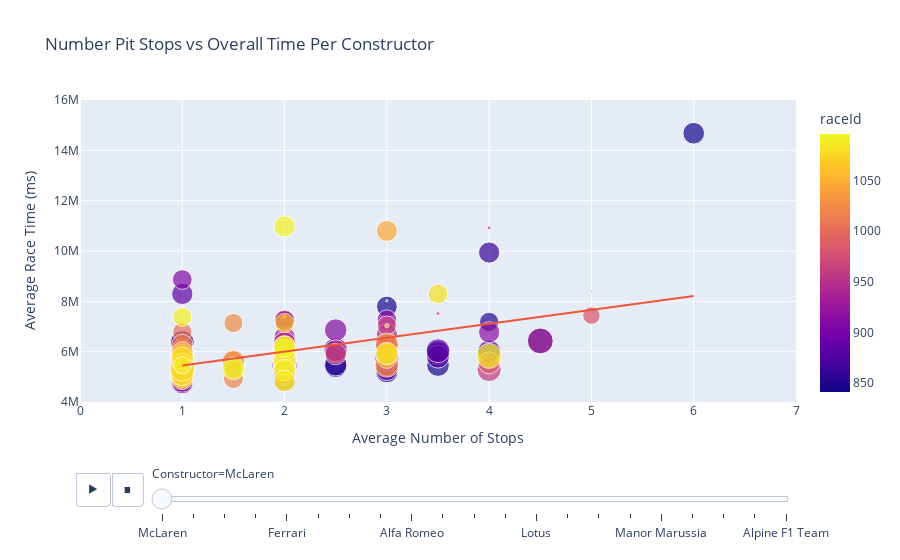

The notebook cell this image was saved under:
### Markdown cell above
Results

### Code cell
import plotly.express as px

df = g_one
df['inv_stop_length'] = df['avg_stop_length'].apply(lambda x: (1/x)*10000000)
# The inverse stop length creates a larger bubble for a shorter avg. pit stop duration
# Note the multiplication factor allows the min value (the longest pit stop duration to be greater than 1 for graphing purposes)

fig = px.scatter(df, x="avg_num_stops", y="avg_time", animation_frame="Constructor", animation_group="raceId",
           size="inv_stop_length", color="raceId", hover_name="year",
           range_x=[0, 7], range_y=[4000000, 16000000],
           title= "Number Pit Stops vs Overall Time Per Constructor",
           labels={
            "avg_num_stops": "Average Number of Stops",
            "avg_time": "Average Race Time (ms)"
            },
            trendline='ols'
        )
fig.show()

# Fig 2 used to calculate overall trendline + statistical significance (not graphed)
fig2 = px.scatter(df, x="avg_num_stops", y="avg_time", trendline='ols', trendline_scope="overall")
results = px.get_trendline_results(fig2)
results = results.iloc[0]["px_fit_results"].summary()
print(results)

### Figure 1 — Plotly figure (JSON) as saved in the notebook; plotly's stock layout.template omitted (floating-point values rounded to 4 significant figures; data arrays with more than 128 entries replaced by an {"elided": "..."} marker saying what was removed)
{"data": [{"hovertemplate": "<b>%{hovertext}</b><br><br>Constructor=McLaren<br>Average Number of Stops=%{x}<br>Average Race Time (ms)=%{y}<br>inv_stop_length=%{marker.size}<br>raceId=%{marker.color}<extra></extra>", "hovertext": {"elided": "157 int values"}, "ids": {"elided": "157 int values"}, "legendgroup": "", "marker": {"color": {"elided": "157 int values"}, "coloraxis": "coloraxis", "size": {"elided": "157 float values"}, "sizemode": "area", "sizeref": 1.789, "symbol": "circle"}, "mode": "markers", "name": "", "orientation": "v", "showlegend": false, "type": "scatter", "x": {"elided": "157 float values"}, "xaxis": "x", "y": {"elided": "157 float values"}, "yaxis": "y"}, {"hovertemplate": "<b>OLS trendline</b><br>avg_time = 551839 * avg_num_stops + 4.89789e+06<br>R<sup>2</sup>=0.183541<br><br>Constructor=McLaren<br>Average Number of Stops=%{x}<br>Average Race Time (ms)=%{y} <b>(trend)</b><extra></extra>", "legendgroup": "", "marker": {"symbol": "circle"}, "mode": "lines", "name": "", "showlegend": false, "type": "scatter", "x": {"elided": "157 float values"}, "xaxis": "x", "y": {"elided": "157 float values"}, "yaxis": "y"}], "layout": {"coloraxis": {"colorbar": {"title": {"text": "raceId"}}, "colorscale": [[0, "#0d0887"], [0.1111, "#46039f"], [0.2222, "#7201a8"], [0.3333, "#9c179e"], [0.4444, "#bd3786"], [0.5556, "#d8576b"], [0.6667, "#ed7953"], [0.7778, "#fb9f3a"], [0.8889, "#fdca26"], [1, "#f0f921"]]}, "legend": {"itemsizing": "constant", "tracegroupgap": 0}, "sliders": [{"active": 0, "currentvalue": {"prefix": "Constructor="}, "len": 0.9, "pad": {"b": 10, "t": 60}, "steps": [{"args": [["McLaren"], {"frame": {"duration": 0, "redraw": false}, "fromcurrent": true, "mode": "immediate", "transition": {"duration": 0, "easing": "linear"}}], "label": "McLaren", "method": "animate"}, {"args": [["Williams"], {"frame": {"duration": 0, "redraw": false}, "fromcurrent": true, "mode": "immediate", "transition": {"duration": 0, "easing": "linear"}}], "label": "Williams", "method": "animate"}, {"args": [["Renault"], {"frame": {"duration": 0, "redraw": false}, "fromcurrent": true, "mode": "immediate", "transition": {"duration": 0, "easing": "linear"}}], "label": "Renault", "method": "animate"}, {"args": [["Toro Rosso"], {"frame": {"duration": 0, "redraw": false}, "fromcurrent": true, "mode": "immediate", "transition": {"duration": 0, "easing": "linear"}}], "label": "Toro Rosso", "method": "animate"}, {"args": [["Ferrari"], {"frame": {"duration": 0, "redraw": false}, "fromcurrent": true, "mode": "immediate", "transition": {"duration": 0, "easing": "linear"}}], "label": "Ferrari", "method": "animate"}, {"args": [["Red Bull"], {"frame": {"duration": 0, "redraw": false}, "fromcurrent": true, "mode": "immediate", "transition": {"duration": 0, "easing": "linear"}}], "label": "Red Bull", "method": "animate"}, {"args": [["Force India"], {"frame": {"duration": 0, "redraw": false}, "fromcurrent": true, "mode": "immediate", "transition": {"duration": 0, "easing": "linear"}}], "label": "Force India", "method": "animate"}, {"args": [["Sauber"], {"frame": {"duration": 0, "redraw": false}, "fromcurrent": true, "mode": "immediate", "transition": {"duration": 0, "easing": "linear"}}], "label": "Sauber", "method": "animate"}, {"args": [["Alfa Romeo"], {"frame": {"duration": 0, "redraw": false}, "fromcurrent": true, "mode": "immediate", "transition": {"duration": 0, "easing": "linear"}}], "label": "Alfa Romeo", "method": "animate"}, {"args": [["Aston Martin"], {"frame": {"duration": 0, "redraw": false}, "fromcurrent": true, "mode": "immediate", "transition": {"duration": 0, "easing": "linear"}}], "label": "Aston Martin", "method": "animate"}, {"args": [["Mercedes"], {"frame": {"duration": 0, "redraw": false}, "fromcurrent": true, "mode": "immediate", "transition": {"duration": 0, "easing": "linear"}}], "label": "Mercedes", "method": "animate"}, {"args": [["HRT"], {"frame": {"duration": 0, "redraw": false}, "fromcurrent": true, "mode": "immediate", "transition": {"duration": 0, "easing": "linear"}}], "label": "HRT", "method": "animate"}, {"args": [["Lotus"], {"frame": {"duration": 0, "redraw": false}, "fromcurrent": true, "mode": "immediate", "transition": {"duration": 0, "easing": "linear"}}], "label": "Lotus", "method": "animate"}, {"args": [["Marussia"], {"frame": {"duration": 0, "redraw": false}, "fromcurrent": true, "mode": "immediate", "transition": {"duration": 0, "easing": "linear"}}], "label": "Marussia", "method": "animate"}, {"args": [["Caterham"], {"frame": {"duration": 0, "redraw": false}, "fromcurrent": true, "mode": "immediate", "transition": {"duration": 0, "easing": "linear"}}], "label": "Caterham", "method": "animate"}, {"args": [["Lotus F1"], {"frame": {"duration": 0, "redraw": false}, "fromcurrent": true, "mode": "immediate", "transition": {"duration": 0, "easing": "linear"}}], "label": "Lotus F1", "method": "animate"}, {"args": [["Manor Marussia"], {"frame": {"duration": 0, "redraw": false}, "fromcurrent": true, "mode": "immediate", "transition": {"duration": 0, "easing": "linear"}}], "label": "Manor Marussia", "method": "animate"}, {"args": [["Haas F1 Team"], {"frame": {"duration": 0, "redraw": false}, "fromcurrent": true, "mode": "immediate", "transition": {"duration": 0, "easing": "linear"}}], "label": "Haas F1 Team", "method": "animate"}, {"args": [["Racing Point"], {"frame": {"duration": 0, "redraw": false}, "fromcurrent": true, "mode": "immediate", "transition": {"duration": 0, "easing": "linear"}}], "label": "Racing Point", "method": "animate"}, {"args": [["AlphaTauri"], {"frame": {"duration": 0, "redraw": false}, "fromcurrent": true, "mode": "immediate", "transition": {"duration": 0, "easing": "linear"}}], "label": "AlphaTauri", "method": "animate"}, {"args": [["Alpine F1 Team"], {"frame": {"duration": 0, "redraw": false}, "fromcurrent": true, "mode": "immediate", "transition": {"duration": 0, "easing": "linear"}}], "label": "Alpine F1 Team", "method": "animate"}], "x": 0.1, "xanchor": "left", "y": 0, "yanchor": "top"}], "title": {"text": "Number Pit Stops vs Overall Time Per Constructor"}, "updatemenus": [{"buttons": [{"args": [null, {"frame": {"duration": 500, "redraw": false}, "fromcurrent": true, "mode": "immediate", "transition": {"duration": 500, "easing": "linear"}}], "label": "&#9654;", "method": "animate"}, {"args": [[null], {"frame": {"duration": 0, "redraw": false}, "fromcurrent": true, "mode": "immediate", "transition": {"duration": 0, "easing": "linear"}}], "label": "&#9724;", "method": "animate"}], "direction": "left", "pad": {"r": 10, "t": 70}, "showactive": false, "type": "buttons", "x": 0.1, "xanchor": "right", "y": 0, "yanchor": "top"}], "xaxis": {"anchor": "y", "domain": [0, 1], "range": [0, 7], "title": {"text": "Average Number of Stops"}}, "yaxis": {"anchor": "x", "domain": [0, 1], "range": [4000000, 16000000], "title": {"text": "Average Race Time (ms)"}}}}
